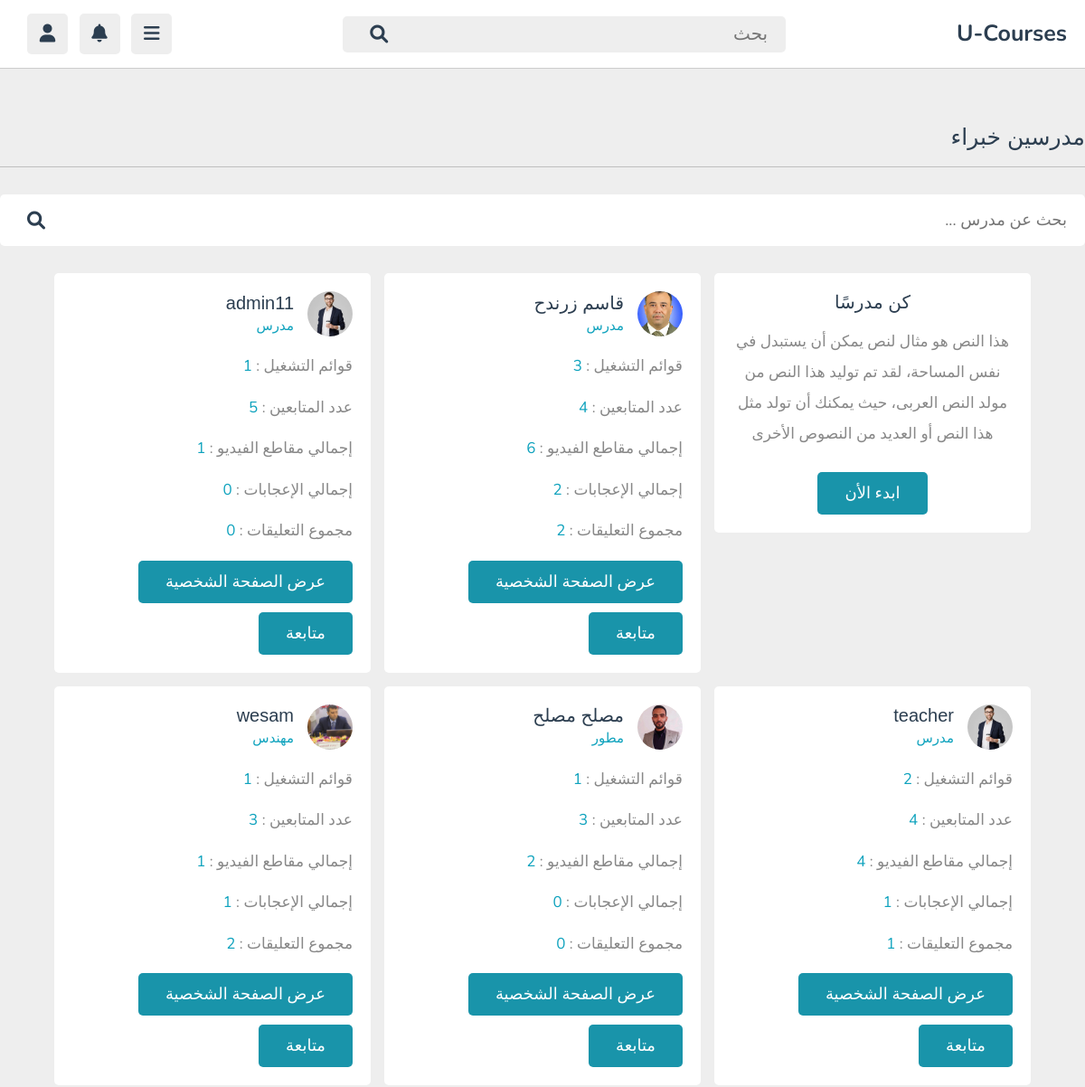
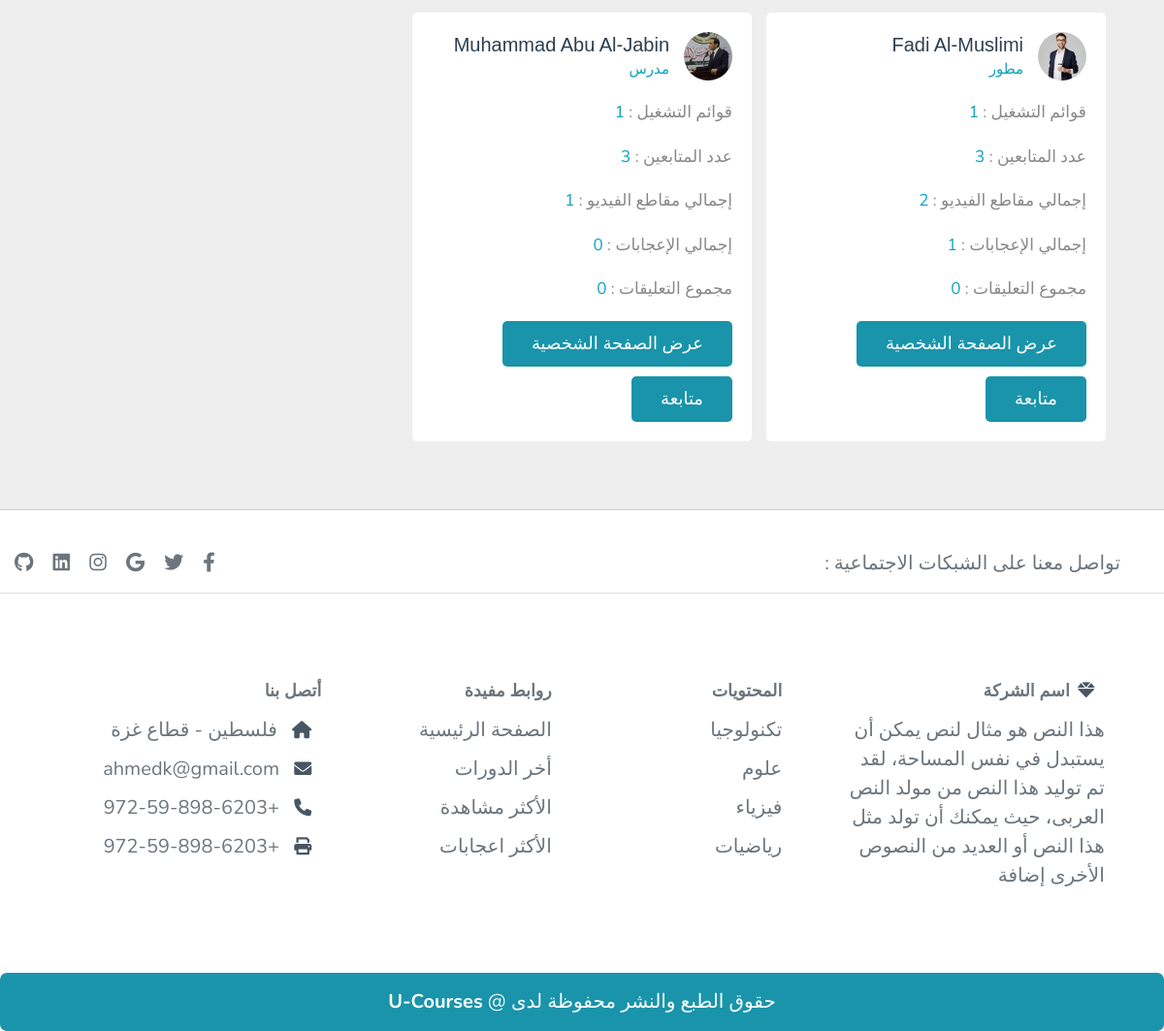
The app's page /teachers.php with its own data (2 pictures, top to bottom).
### tables this page shows
CREATE TABLE `tutors` (
  `id` varchar(20) NOT NULL,
  `name` varchar(50) NOT NULL,
  `profession` varchar(50) NOT NULL,
  `email` varchar(50) NOT NULL,
  `password` varchar(50) NOT NULL,
  `image` varchar(100) NOT NULL
);

### teachers.php (the view, shortened to what this page needs)
<?php
include 'components/connect.php';
?>
<!DOCTYPE html>
<html lang="ar" dir="rtl">
<head>
   <?php include 'components/links.php'; ?>
</head>
<body>
<?php include 'components/user_header.php'; ?>
<section class="teachers">
   <h1 class="heading" data-aos="zoom-out">مدرسين خبراء</h1>
   <form action="search_tutor.php" method="post" class="search-tutor" data-aos="zoom-out" data-aos-delay="200">
      <input type="text" name="search_tutor" maxlength="100" placeholder="بحث عن مدرس ..." required>
      <button type="submit" name="search_tutor_btn" class="fas fa-search"></button>
   </form>
   <div class="box-container">
      <div class="box offer" data-aos="zoom-out" data-aos-delay="400">
         <h3>كن مدرسًا</h3>
         <p class="">هذا النص هو مثال لنص يمكن أن يستبدل في نفس المساحة، لقد تم توليد هذا النص من مولد النص العربى، حيث يمكنك أن تولد مثل هذا النص أو العديد من النصوص الأخرى</p>
         <a href="admin/register.php" class="inline-btn">ابدء الأن</a>
      </div>
      <?php
          $followers_ids = [];
         $select_tutors = $conn->prepare("SELECT * FROM `tutors`");
         $select_tutors->execute();
         if($select_tutors->rowCount() > 0){
            while($fetch_tutor = $select_tutors->fetch(PDO::FETCH_ASSOC)){
               $tutor_id = $fetch_tutor['id'];
               $count_playlists = $conn->prepare("SELECT * FROM `playlist` WHERE tutor_id = ?");
               $count_playlists->execute([$tutor_id]);
               $total_playlists = $count_playlists->rowCount();
               $count_contents = $conn->prepare("SELECT * FROM `content` WHERE tutor_id = ?");
               $count_contents->execute([$tutor_id]);
               $total_contents = $count_contents->rowCount();
               $count_likes = $conn->prepare("SELECT * FROM `likes` WHERE tutor_id = ?");
               $count_likes->execute([$tutor_id]);
               $total_likes = $count_likes->rowCount();
               $count_comments = $conn->prepare("SELECT * FROM `comments` WHERE tutor_id = ?");
               $count_comments->execute([$tutor_id]);
               $total_comments = $count_comments->rowCount();
                $count_followers = $conn->prepare("SELECT * FROM `followers` WHERE following_id = ?");
                $count_followers->execute([$tutor_id]);
                $total_followers = $count_followers->rowCount();
      ?>
      <div class="box" data-aos="zoom-out" data-aos-delay="400">
         <div class="tutor">
            <img src="uploaded_files/<?= $fetch_tutor['image']; ?>" alt="">
            <div>
               <h3><?= $fetch_tutor['name']; ?></h3>
               <span><?= $fetch_tutor['profession']; ?></span>
            </div>
         </div>
         <p>قوائم التشغيل : <span><?= $total_playlists; ?></span></p>
         <p>عدد المتابعين : <span><?= $total_followers; ?></span></p>
         <p>إجمالي مقاطع الفيديو : <span><?= $total_contents ?></span></p>
         <p>إجمالي الإعجابات : <span><?= $total_likes ?></span></p>
         <p>مجموع التعليقات : <span><?= $total_comments ?></span></p>
         <form action="tutor_profile.php" method="post">
            <input type="submit" value="عرض الصفحة الشخصية" name="tutor_fetch" class="inline-btn">
         </form>
          <?php
          if (in_array($tutor_id,$followers_ids))
          {
               ?>
          <form action="follow.php" method="post">
              <input type="hidden" name="tutor_id" value="<?= $tutor_id; ?>">
              <input type="submit" value="الغاء متابعة" class="inline-btn">
          </form>
              <a role="button" class="inline-btn" href="message.php?tutor_id=<?= $tutor_id; ?>">إرسال رسالة</a>
               <?php
          }else{
             ?>
              <form action="follow.php" method="post">
                  <input type="submit" value="متابعة" class="inline-btn">
              </form>
              <?php
          }
          ?>
      </div>
      <?php
            }
         }else{
            echo '<p class="empty">لم يتم العثور على مدرسين !</p>';
         }
      ?>
   </div>
</section>
<?php include 'components/footer.php'; ?>
</body>
</html>

### css/style.css (style rules this page uses)
:root { --main-color:#00abe4; --red:#e74c3c; --oragen:#f39c12; --white:#fff; --black:#2c3e50; --light-color:#888; --light-bg:#eee; --border:.1rem solid rgba(0,0,0,.2); }
* { font-family: 'Nunito', sans-serif; margin: 0; padding: 0; box-sizing: border-box; outline: none; border: none; text-decoration: none; }
a { text-decoration: none; }
html { font-size: 62.5%; overflow-x: hidden; }
body { background-color: var(--light-bg); padding-right: 30ch; }
section { padding:2rem; max-width: 1200px; margin: 0 auto; }
.btn, .option-btn, .delete-btn, .inline-btn, .inline-option-btn, .inline-delete-btn { border-radius: .5rem; padding: 1rem 3rem; font-size: 1.8rem; color: #fff; margin-top: 1rem; text-transform: capitalize; cursor: pointer; text-align: center; }
.inline-btn, .inline-option-btn, .inline-delete-btn { display: inline-block; }
.btn, .inline-btn { background-color: var(--main-color); }
.heading { padding-bottom: 1.8rem; border-bottom: var(--border); font-size: 2.5rem; color: var(--black); text-transform: capitalize; margin-bottom: 3rem; }
.teachers .search-tutor { margin-bottom: 3rem; display: flex; align-items: center; gap: 1.5rem; padding: 1.5rem 2rem; background-color: var(--white); border-radius: .5rem; }
.teachers .search-tutor input { width: 100%; font-size: 1.8rem; color: var(--black); background: none; }
.teachers .search-tutor button { font-size: 2rem; cursor: pointer; color: var(--black); background: none; }
.teachers .box-container { display: grid; grid-template-columns: repeat(auto-fit, 35rem); gap: 1.5rem; align-items: flex-start; justify-content: center; }
.teachers .box-container .box { border-radius: .5rem; padding: 2rem; background-color: var(--white); }
.teachers .box-container .box .tutor { margin-bottom: 1rem; display: flex; align-items: center; gap: 1.5rem; }
.teachers .box-container .box .tutor img { height: 5rem; width: 5rem; object-fit: cover; border-radius: 50%; }
.teachers .box-container .box .tutor h3 { color: var(--black); font-size: 2rem; margin-bottom: .2rem; }
.teachers .box-container .box .tutor span { color: var(--main-color); font-size: 1.5rem; }
.teachers .box-container .box p { padding-top: 1rem; font-size: 1.7rem; color: var(--light-color); }
.teachers .box-container .box p span { color: var(--main-color); }
.teachers .box-container .offer { text-align: center; }
.teachers .box-container .offer h3 { font-size: 2rem; color: var(--black); }
.teachers .box-container .offer p { line-height: 2; padding-bottom: .5rem; }
@media (max-width:1200px) { body { padding-right: 0; } }

### assets/css/main.css (style rules this page uses)
:root { scroll-behavior: smooth; }
a { color: var(--color-links); text-decoration: none; }
h1, h2, h3, h4, h5, h6 { font-family: var(--font-primary); }
section { padding: 60px 0; }

### css/edit.css (style rules this page uses)
:root { --main-color:#0EA2BD; --red:#e74c3c; --oragen:#f39c12; --white:#fff; --black:#2c3e50; --light-color:#888; --light-bg:#eee; --border:.1rem solid rgba(0,0,0,.2); }
.fa, .fas { font-weight: 900; font-size: 18px; margin-left: 1rem; }
.fa, .far, .fas { font-family: "Font Awesome 5 Free"; }
.inline-btn, .option-btn, .inline-option-btn { background: rgba(var(--color-primary-dark-rgb), 0.9); }

### records on screen
tutors: image (picture), name "قاسم زرندح", profession "مدرس", total_playlists "3", total_followers "4", total_contents "6", total_likes "2", total_comments "2"
tutors: image (picture), name "admin11", profession "مدرس", total_playlists "1", total_followers "5", total_contents "1", total_likes "0", total_comments "0"
tutors: image (picture), name "teacher", profession "مدرس", total_playlists "2", total_followers "4", total_contents "4", total_likes "1", total_comments "1"
tutors: image (picture), name "مصلح مصلح", profession "مطور", total_playlists "1", total_followers "3", total_contents "2", total_likes "0", total_comments "0"
tutors: image (picture), name "wesam", profession "مهندس", total_playlists "1", total_followers "3", total_contents "1", total_likes "1", total_comments "2"
tutors: image (picture), name "Fadi Al-Muslimi", profession "مطور", total_playlists "1", total_followers "3", total_contents "2", total_likes "1", total_comments "0"
tutors: image (picture), name "Muhammad Abu Al-Jabin", profession "مدرس", total_playlists "1", total_followers "3", total_contents "1", total_likes "0", total_comments "0"
